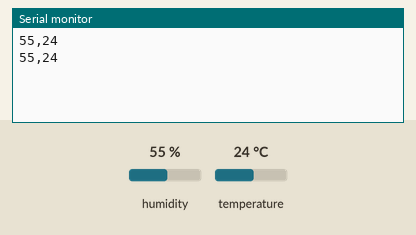
A sketch run on a simulated Arduino Uno, built with avr-gcc and run on an emulated ATmega328P. Shown: the last lines printed to the serial monitor. The inputs (shaded band) are chosen by the test bench; at power-on: humidity 55 %, temperature 24 °C.

Above: at 2.8 s.
2.9 s: humidity set to 22 %
At 5.1 s:
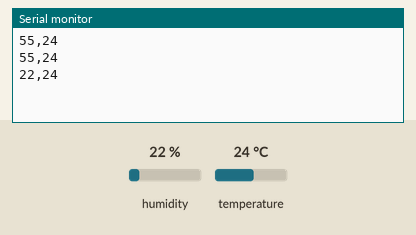
5.6 s: temperature set to 12 °C
At 7.5 s:
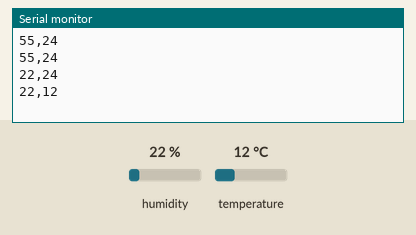
8.3 s: humidity set to 40 %
At 11.1 s:
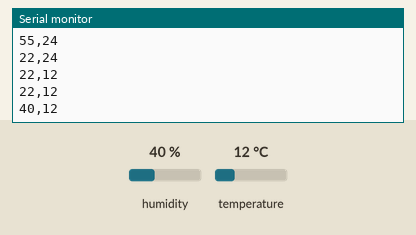
Timing chart, 0 to 12.6 s (numbered marks = the images above; inputs shaded):
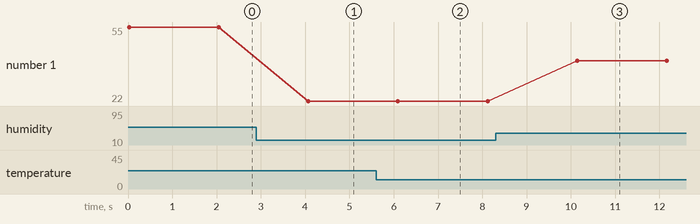

The sketch:

023.ino
```cpp
#include "DHT.h"
#define DHTPIN 2
#define DHTTYPE DHT11  //DHT11
DHT dht(DHTPIN,DHTTYPE);
void setup() {
  // put your setup code here, to run once:
  Serial.begin(9600);
  dht.begin();

}

void loop() {
  // put your main code here, to run repeatedly:
  while(!Serial){}
  int h=dht.readHumidity();
  // Read temperature as Celsius (the default)
  int t=dht.readTemperature();
  // Check if any reads failed and exit early (to try again)
  if (isnan(h)||isnan(t)){
    return;
    }
   Serial.print(h);
   Serial.print(",");
   Serial.println(t);
   delay(2000);

}
```

Measured:
- after the input at 2.9 s, the serial monitor: prints a new line after 1.2 s (image 1)
- after the input at 5.6 s, the serial monitor: prints a new line after 0.49 s (image 2)
- after the input at 8.3 s, the serial monitor: prints a new line after 1.8 s (image 3)
- plotted number 1: 55 → 22 after the input at 2.9 s, 22 → 40 after the input at 8.3 s
